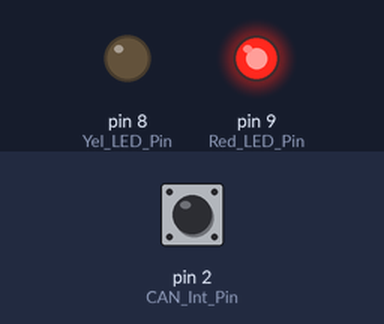
A sketch run on a simulated Arduino Nano, built with avr-gcc and run on an emulated ATmega328P. On the bench: output pins drawn as LEDs (lit = HIGH). The inputs (shaded band) are chosen by the test bench; at power-on: pin 2 (CAN_Int_Pin) HIGH. What the sketch prints to the serial monitor is not drawn.

Above: at 0.1 s.
Timing chart, 0 to 1.6 s (numbered marks = the images above):
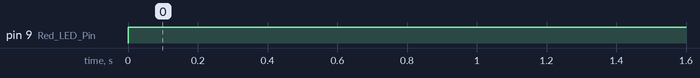

The sketch:

Soft_BMS_Master.ino
```cpp
//****************************************************
// BMS Master-Slave
// Master Module
//
// v3, 18.05.2023
// + Arduino Nano
// + CAN Shield
//
//****************************************************
// These define's must be placed at the beginning before #include "TimerInterrupt.h"
// _TIMERINTERRUPT_LOGLEVEL_ from 0 to 4
// Don't define _TIMERINTERRUPT_LOGLEVEL_ > 0. Only for special ISR debugging only. Can hang the system.
#define TIMER_INTERRUPT_DEBUG         0
#define _TIMERINTERRUPT_LOGLEVEL_     0

#define USE_TIMER_1     true

#if ( defined(__AVR_ATmega644__) || defined(__AVR_ATmega644A__) || defined(__AVR_ATmega644P__) || defined(__AVR_ATmega644PA__)  || \
        defined(ARDUINO_AVR_UNO) || defined(ARDUINO_AVR_NANO) || defined(ARDUINO_AVR_MINI) ||    defined(ARDUINO_AVR_ETHERNET) || \
        defined(ARDUINO_AVR_FIO) || defined(ARDUINO_AVR_BT)   || defined(ARDUINO_AVR_LILYPAD) || defined(ARDUINO_AVR_PRO)      || \
        defined(ARDUINO_AVR_NG) || defined(ARDUINO_AVR_UNO_WIFI_DEV_ED) || defined(ARDUINO_AVR_DUEMILANOVE) || defined(ARDUINO_AVR_FEATHER328P) || \
        defined(ARDUINO_AVR_METRO) || defined(ARDUINO_AVR_PROTRINKET5) || defined(ARDUINO_AVR_PROTRINKET3) || defined(ARDUINO_AVR_PROTRINKET5FTDI) || \
        defined(ARDUINO_AVR_PROTRINKET3FTDI) )
  #define USE_TIMER_2     true
  #warning Using Timer1, Timer2
#else
  #define USE_TIMER_3     true
  #warning Using Timer1, Timer3
#endif

#include "TimerInterrupt.h"

#include <SPI.h>
#include <mcp_can.h>

/*  Arduino pins    CAN Shield pins
         2          INT
        13          SCK
        12          S0
        11          SI
        10          CS
        Vcc         Vcc
        GND         GND
*/

#define CAN_Int_Pin 2       // pins for the CAN module
#define CAN_CS_Pin 10

// static const byte MCP2515_CS = 10 ;
// static const byte MCP2515_INT = 2 ;

MCP_CAN CAN(CAN_CS_Pin);

#define MasterID 0x100      // ID for Master
#define SlaveID1 0x101      // IDs for Slaves
#define SlaveID2 0x102
#define SlaveID3 0x103
#define SlaveID4 0x104

byte Slave_ID[4] = {0x01, 0x02, 0x03, 0x04};

// The structure of CAN frame
// {ID_Master, ID_Slave, Balancing, Time_HighByte, Time_LowByte, 0, 0, 0}
// Balancing = OFF => 0x55
// Balancing = ON => 0xAA
byte TxBuf[8] = {0x00, 0x00, 0x00, 0x00, 0x00, 0x00, 0x00, 0x00};
byte RxBuf[8];
long unsigned int RxID;
byte len = 0;

#define Yel_LED_Pin 8    // LEDs from the Master PCB
#define Red_LED_Pin 9

unsigned long int i = 0;
int CAN_Timeout = 100;      // timeout for transmitting of CAN frames

#define SlaveStopBalance  0x00
#define SlaveStartBalance 0x01

#define DELAY 2000          // timeout for data request in ms

int Cell_Bal[4];                // array for balancing states for all cells
int Cell_Volt[4];               // array for cells voltages
int Cell_Temp[4];               // array for cells temperatures
bool MaxViolation_Cell_Volt[4]; // array storing max voltage threshold violation state, 1:violated
bool MinViolation_Cell_Volt[4]; // array storing min voltage threshold violation state, 1:violated
bool MaxViolation_Cell_Temp[4]; // array storing max temperature threshold violation state, 1:violated
bool StateChange_Cell_Bal[4];   // array indicating changes in balancing requirement states, 1:required to change balancing state
int buff_Cell_Bal[4];           // buffer array for balancing states to send via CAN

byte j;

const int balance_diff = (int)(0.05*1023/5.0);
const int MAX_V = (int)(3.6*1023/5.0);
const int NOM_V = (int)(3.2*1023/5.0);
const int MIN_V = (int)(2.5*1023/5.0);
const int MAX_TEMP = 45;

static uint32_t Current_Time;
static uint32_t Last_Time;

#define DAQ_INTERVAL_MS    1000  // Time period for sending data to DAQ

void DAQ_Handler(void)
{
  // Send balancing states, cell voltages,
  // cell temperatures over serial
  sendInfoSerial(Cell_Bal, Cell_Volt, Cell_Temp);
}

void setup ()
{
  // Initialize PINs
  pinMode(Yel_LED_Pin, OUTPUT); digitalWrite(Yel_LED_Pin, LOW);
  pinMode(Red_LED_Pin, OUTPUT); digitalWrite(Red_LED_Pin, LOW);

  Serial.begin(115200);

  // Initialize CAN bus at 500 kbps, 8 MHz
  while (CAN_OK != CAN.begin(MCP_ANY, CAN_500KBPS, MCP_8MHZ))
  {
    Serial.println("CAN bus initialization FAILED!");
    delay(100);
  }
  Serial.println("CAN bus initialization OK!");
  CAN.setMode(MCP_NORMAL);

  // Resetting monitoring and buffer variables
  for( j=0;j<4;j++ ) {
    MaxViolation_Cell_Volt[j] = false;
    MinViolation_Cell_Volt[j] = false;
    MaxViolation_Cell_Temp[j] = false;
    StateChange_Cell_Bal[j] = false;
    buff_Cell_Bal[j] = 0x00;
    Cell_Bal[j] = 0;
    Cell_Volt[j] = 0;
    Cell_Temp[j] = 0;
  }

  Last_Time = millis();

  // Initialize timer
  ITimer1.init();

  // Attach timer to interrupt
  if (ITimer1.attachInterruptInterval(DAQ_INTERVAL_MS, DAQ_Handler)) {
    Serial.print(F("Starting  ITimer1 OK, millis() = ")); Serial.println(millis());
  } else
    Serial.println(F("Can't set ITimer1. Select another freq. or timer"));

} // end setup()

void loop ()
{
  // Received CAN frames from Slave Nodes
  if (digitalRead(CAN_Int_Pin) == LOW) {

    CAN.readMsgBuf(&RxID, len, RxBuf);

    if (RxID == 0x101)         // Data received from Cell 1
    {
      Cell_Bal[0] = RxBuf[0];
      Cell_Volt[0] = RxBuf[1] * 256 + RxBuf[2];
      Cell_Temp[0] = RxBuf[3];
    }

    if (RxID == 0x102)         // Data received from Cell 2
    {
      Cell_Bal[1] = RxBuf[0];
      Cell_Volt[1] = RxBuf[1] * 256 + RxBuf[2];
      Cell_Temp[1] = RxBuf[3];
    }

    if (RxID == 0x103)         // Data received from Cell 3
    {
      Cell_Bal[2] = RxBuf[0];
      Cell_Volt[2] = RxBuf[1] * 256 + RxBuf[2];
      Cell_Temp[2] = RxBuf[3];
    }

    if (RxID == 0x104)         // Data received from Cell 4
    {
      Cell_Bal[3] = RxBuf[0];
      Cell_Volt[3] = RxBuf[1] * 256 + RxBuf[2];
      Cell_Temp[3] = RxBuf[3];
    }

  } // end if(digitalRead(CAN_Int_Pin) == LOW)

  // checking balancing condition for all cells
  checkBalancingState(Cell_Bal, Cell_Volt);

  // check cell voltages and temperatures agains their threshold
  checkCellsThreshold(Cell_Volt, Cell_Temp, MAX_V, MIN_V, MAX_TEMP);

  // check if there's a cell voltage exceeding maximum voltage threshold
  if( MaxViolation_Cell_Volt[0] ||
      MaxViolation_Cell_Volt[1] ||
      MaxViolation_Cell_Volt[2] ||
      MaxViolation_Cell_Volt[3] ) {
    digitalWrite(Yel_LED_Pin, HIGH);
  } else {
    digitalWrite(Yel_LED_Pin, LOW);
  }

  // check if there's a cell voltage exceeding minimum voltage threshold
  if( MinViolation_Cell_Volt[0] ||
      MinViolation_Cell_Volt[1] ||
      MinViolation_Cell_Volt[2] ||
      MinViolation_Cell_Volt[3] ) {
    digitalWrite(Red_LED_Pin, HIGH);
  } else {
    digitalWrite(Red_LED_Pin, LOW);
  }

  // check if there's a cell temperature exceeding maximum temperature threshold
  if( MaxViolation_Cell_Temp[0] ||
      MaxViolation_Cell_Temp[1] ||
      MaxViolation_Cell_Temp[2] ||
      MaxViolation_Cell_Temp[3] ){
    /*
      action when one cell temperature exceeds the threshold
    */
  } else {
    /*
      action when not one cell temperature exceeds the threshold
    */
  }

  Current_Time = millis();

  // sending balancing state update if there's any
  if (Current_Time - Last_Time > CAN_Timeout) {
    for(j=0; j<4; j++){
      if( StateChange_Cell_Bal[j] ){
        TxBuf[0] = Slave_ID[j];
        TxBuf[1] = buff_Cell_Bal[j];
        CAN.sendMsgBuf(MasterID, 0, 8, TxBuf);
        StateChange_Cell_Bal[j] = false;
        Last_Time = Current_Time;
        break; // so balancing state update will be executed at the next loop
      }
    }
  }
} // end loop()

void sendInfoSerial(int balState[4], int voltages[4], int temp[4]){

  Serial.println("BMS");

  Serial.print("Bal:");
  for (j=0; j<=3; j++)
  {
    Serial.print(balState[j]);
    if (j != 3){
      Serial.print(",");
    }
  }
  Serial.println();

  Serial.print("Vol:");
  for (j=0; j<=3; j++)
  {
    Serial.print(voltages[j]);
    if (j != 3){
      Serial.print(",");
    }
  }
  Serial.println();

  Serial.print("Tmp:");
  for (j=0; j<=3; j++)
  {
    Serial.print(temp[j]);
    if (j != 3){
      Serial.print(",");
    }
  }
  Serial.println();
}

void checkBalancingState(int balState[4], int voltages[4]){
  int state = false;
  int mean_voltage = (int)(voltages[0]+voltages[1]+ voltages[2] + voltages[3])/4;

  for(j=0; j<4; j++){
    if( voltages[j]-mean_voltage > balance_diff ){
      if( (balState[j]==SlaveStopBalance) && (StateChange_Cell_Bal[j]==false) ){
        buff_Cell_Bal[j] = SlaveStartBalance; // State to be updated 0x00->0x01
        StateChange_Cell_Bal[j] = true; // Balancing state needs to be updated
      }
    } else{
      if( (balState[j]==SlaveStartBalance) && (StateChange_Cell_Bal[j]==false) ){
        buff_Cell_Bal[j] = SlaveStopBalance; // State to be updated 0x01->0x00
        StateChange_Cell_Bal[j] = true; // Balancing state needs to be updated
      }
    }
  }
}

void checkCellsThreshold(int voltages[4], int temp[4], int max_v, int min_v, int max_temp){
  for(j=0; j<4; j++){
    // check cell voltages against the maximum threshold
    if( voltages[j] > max_v )
      MaxViolation_Cell_Volt[j] = true;
    else
      MaxViolation_Cell_Volt[j] = false;

    // check cell voltages against the minimum threshold
    if( voltages[j] < min_v )
      MinViolation_Cell_Volt[j] = true;
    else
      MinViolation_Cell_Volt[j] = false;

    // check cell temperatures against the maximum threshold
    if( temp[j] > max_temp )
      MaxViolation_Cell_Temp[j] = true;
    else
      MaxViolation_Cell_Temp[j] = false;
  }
}
```

Measured:
- by itself, pin 9 (Red_LED_Pin): LOW → HIGH at 0.00 s
